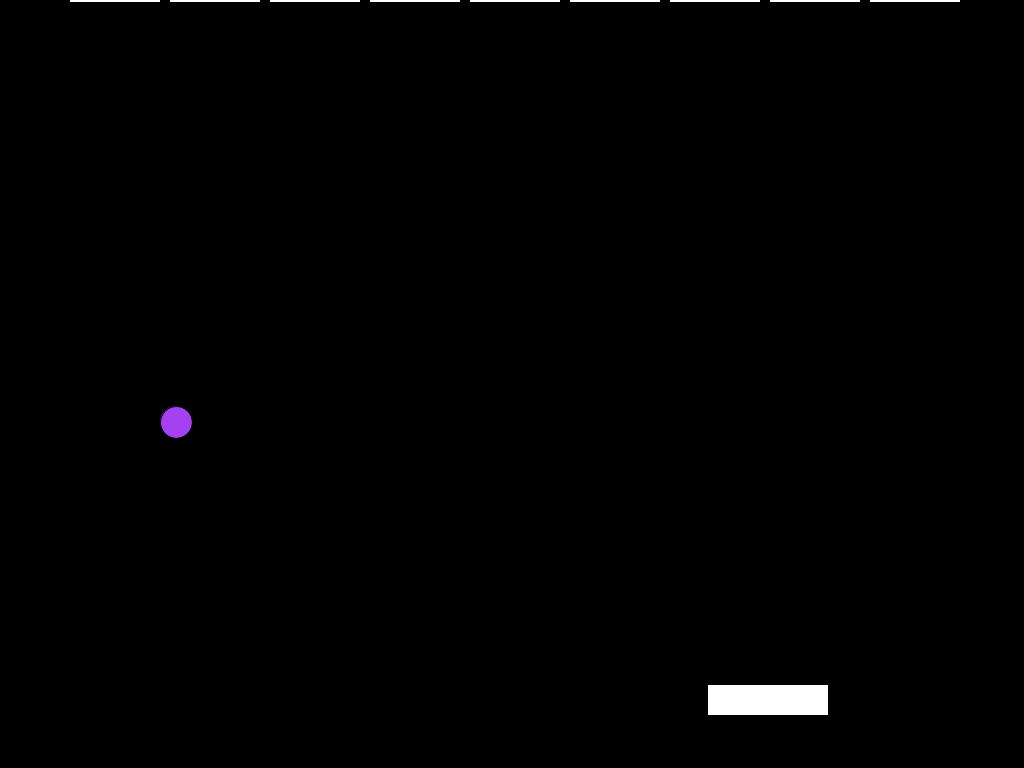
Frame 1 (no input)
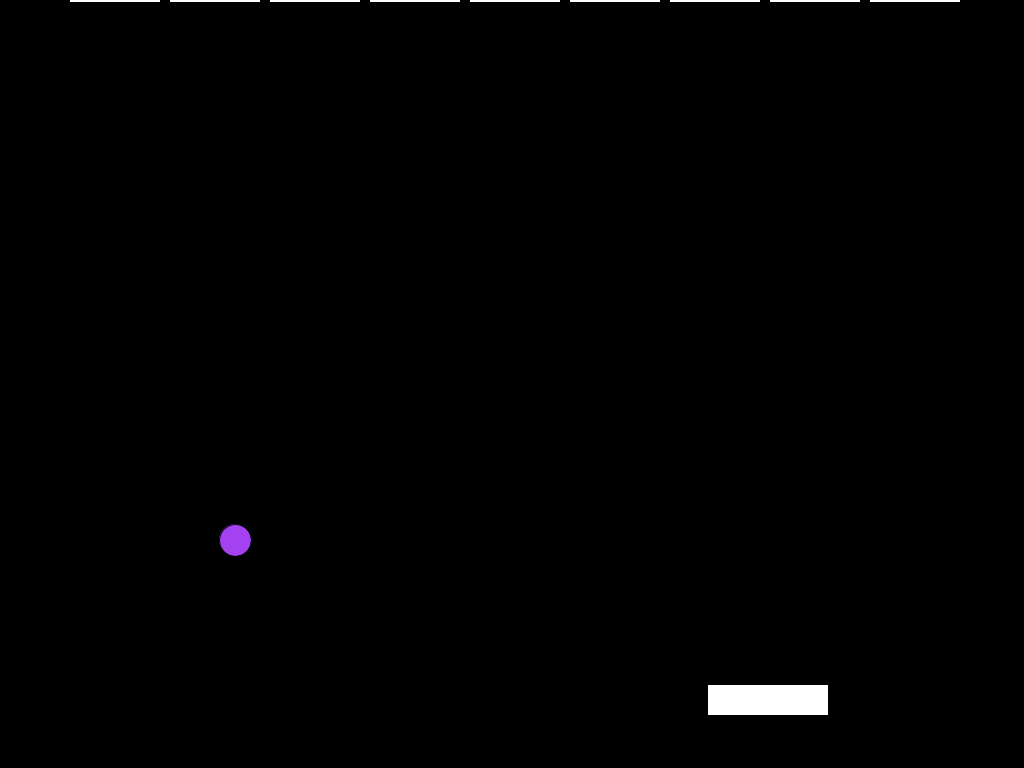
Frame 60 (the mouse pressed at the canvas centre just before this capture)
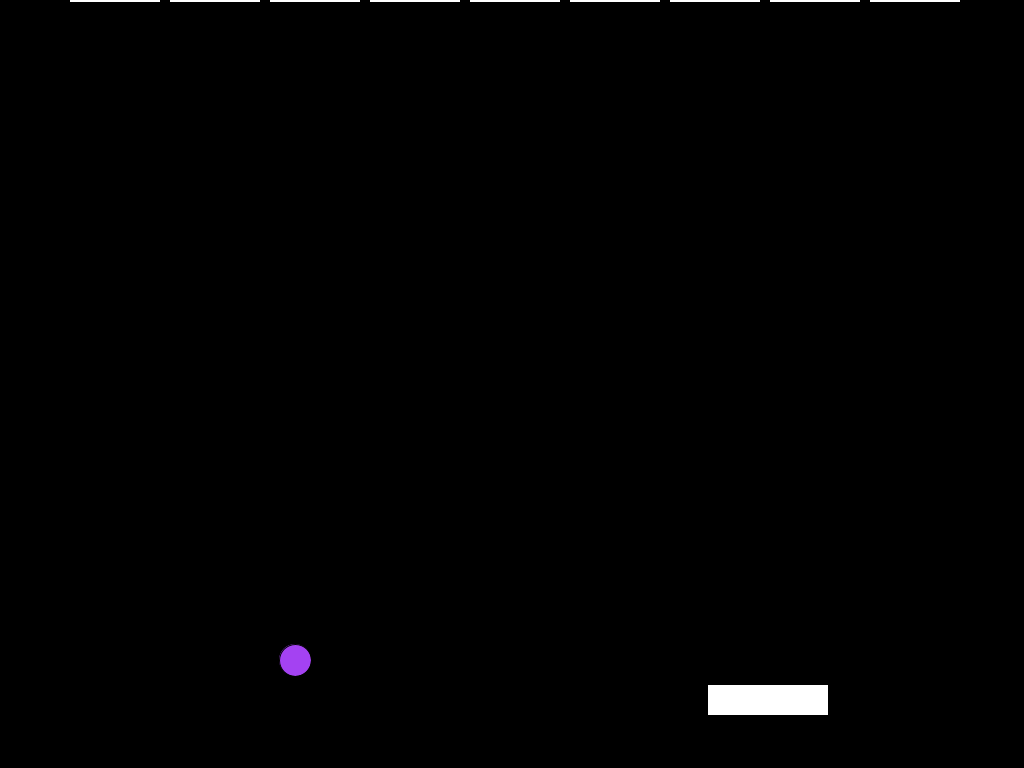
Frame 120 (the mouse held since frame 60 and released just before this capture)

The Processing sketch that drew these frames (run headless with seeded random() and noise(); from frame 60 on, the mouse is pressed at the canvas centre):

// Processing sketch: bricks_oben_tastenleftright
// ── bricks_oben_tastenleftright.pde
Ball bll;
Paddle Paddle;
ArrayList brickslist;
void setup() {
  size(1024, 768);
  background(0);
  noCursor();
  smooth();
  //creates a ball that will bounce around the screen
  bll = new Ball (175, 420, 1, 2, color(random(255), random(255), random(255)));
  rectMode(CENTER);
  //creates the paddle that will hit the ball into the bricks 
  Paddle = new Paddle (height, 120, 30);
  //create an empty array list for the Bricks
  brickslist = new ArrayList();
  // fill the array list
  for (int x = 1; x<=9; x++) {
    for (int y = 1; y<=1; y++) {
      brickslist.add(new Bricks (x*100+15, y*40+20, 90, 30));
    } // for
  } // for
} // func
//
void draw() {
  background(0);
  //
  //lets the ball move
  bll.move();
  // check collisions with Bricks
  for (int i = brickslist.size()-1; i>=0; i--) {
    // get the brick #i
    Bricks oneSingleBrick = (Bricks) brickslist.get(i);
    // check it
    if (oneSingleBrick.collide( bll.xposition, bll.yposition, bll.radiusBall ) ) {
      // this needs more attention: when he hits from below, yspeed needs to
      // be changed; when from the sides, xspeed
      bll.yspeed = bll.yspeed * -1;
      brickslist.remove(i);
    } // if
  } // for  
  bll.bounce();//allows ball to bounce off the edges
  bll.display();//displays the ball
  // display Bricks
  for (int i = brickslist.size()-1; i>=0; i--) {
    Bricks oneSingleBrick = (Bricks) brickslist.get(i);
    oneSingleBrick.display();
  } // for
  // now Paddle stuff
  Paddle.move();//paddle is allowed to move
  Paddle.display();//displays the paddle
  Paddle.keyPressed(); //ruft die 
} // func
// ── Ball.pde
// Ball Code (in new tab):
class Ball {
  float xposition;
  float yposition;
  float xspeed;
  float yspeed;
  color c;
  // two times the radius:
  int diameterBall=32; // wrong name
  // the single radius
  int radiusBall=diameterBall / 2;  // wrong name
  //
  //all the code for the class goes here
  Ball(float xpos, float ypos, float xsp, float ysp, color c1) {
    
    xposition = xpos;
    yposition = ypos;
    xspeed = xsp;
    yspeed = ysp;
    c = c1;
    ysp = 2;
    xsp = 2;
  }
  // move ball
  void move() {
    xposition = xposition + xspeed;// Change the x location by speed
    yposition = yposition + yspeed;
  }
  //A function to void bounce the ball
  void bounce() {
    // If we've reached an edge, reverse speed: X
    if ((xposition > width-radiusBall) || (xposition < radiusBall)) {
      xspeed = xspeed *  -1;
    }
    // ... and y
    if ((yposition > height-radiusBall) || (yposition < radiusBall)) {
      yspeed = yspeed * -1;
    }
    // paddle
    if ((yposition >  670) && (xposition < xposition +50)) {
      yspeed = yspeed * -1;
    }
  }
  //A function to display the ball
  void display() {
    stroke(0);
    fill(c);
    ellipse(xposition, yposition, diameterBall, diameterBall);
  } // func
} // class
// ── Bricks.pde
// Bricks(again a new tab):
//Bricks
class Bricks {
  float hgt;
  float wdth;
  float x;
  float y;
  Bricks(float tempx, float tempy, float tempwdth, float temphgt) {
    hgt = temphgt;
    wdth = tempwdth;
    x = tempx;
    y = tempy - 73; // Bricks nach oben verschoben
  }
  void display() {
    noStroke();
    fill(255);
    rectMode(CENTER);
    rect(x, y, wdth, hgt);
  }
  boolean collide (float xBall, float yBall, int radusBallHalf) {
    // all wrong because of rectMode(CENTER);
    if ((xBall+radusBallHalf > x) &&
      (yBall+radusBallHalf > y) &&
      (xBall-radusBallHalf < x+wdth) &&
      (yBall-radusBallHalf < y+hgt))
    {
      return (true);
    }
    else {
      return (false);
    }
  } // func
} // class
// ── Paddle.pde
// Paddle(also in new tab)
//Paddle
class Paddle {
  float xpos;
  float hgt;
  float wdth;
  Paddle(float tempXpos, float tempWdth, float tempHgt) {
    xpos = tempXpos;
    hgt = tempHgt;
    wdth = tempWdth;
  }
  void display() {
    noStroke();
    fill(255);
    rectMode(CENTER);
    rect(xpos, 700, 120, 30);
  }
  //mouse moves the paddle horizonally
  void move() {
    constrain(xpos, 0+(hgt/2), 400-(hgt/2));
  }
  
  void keyPressed(){
    
    if (key == CODED){
      if(keyCode== LEFT){
        xpos =  xpos-5;
      }
      else if (keyCode== RIGHT){
        xpos = xpos+5;
      } 
      
    }
  }// func
  }// class 
